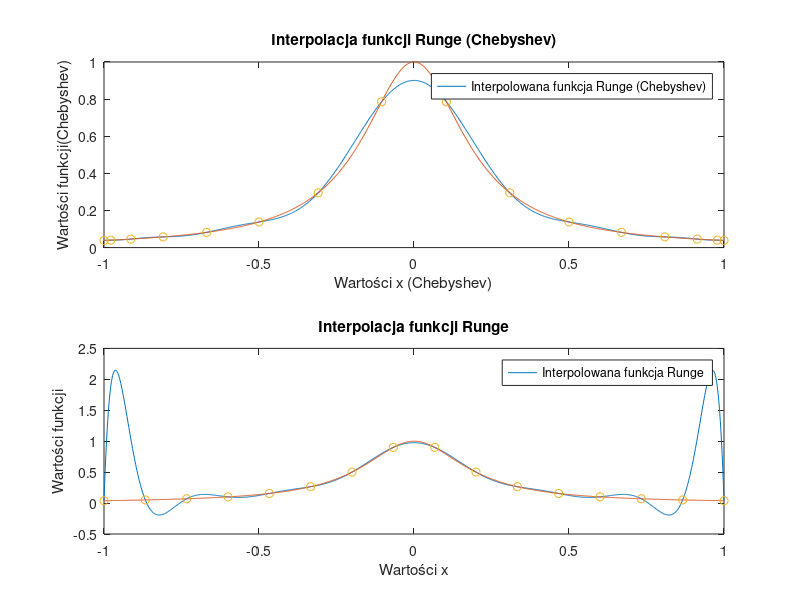

The MATLAB script that drew this image:
function [nodes_Chebyshev, V, V2, original_Runge, interpolated_Runge, interpolated_Runge_Chebyshev] = zadanie2()
% nodes_Chebyshev - wektor wierszowy zawierający N=16 węzłów Czebyszewa drugiego rodzaju
% V - macierz Vandermonde obliczona dla 16 węzłów interpolacji rozmieszczonych równomiernie w przedziale [-1,1]
% V2 - macierz Vandermonde obliczona dla węzłów interpolacji zdefiniowanych w wektorze nodes_Chebyshev
% original_Runge - wektor wierszowy zawierający wartości funkcji Runge dla wektora x_fine=linspace(-1, 1, 1000)
% interpolated_Runge - wektor wierszowy wartości funkcji interpolującej określonej dla równomiernie rozmieszczonych węzłów interpolacji
% interpolated_Runge_Chebyshev - wektor wierszowy wartości funkcji interpolującej wyznaczonej
%       przy zastosowaniu 16 węzłów Czebyszewa zawartych w nodes_Chebyshev 
    N = 16;
    x_fine = linspace(-1, 1, 1000);
    nodes_Chebyshev = get_Chebyshev_nodes(N);
    x1 = linspace(-1,1,N);
    V = vandermonde_matrix(N, x1);
    V2 = vandermonde_matrix(N, nodes_Chebyshev);
    original_Runge = 1 ./ (1 + 25 * x_fine.^2);
    interpolated_Runge = [];
    interpolated_Runge_Chebyshev = [];

    x = nodes_Chebyshev; % węzły interpolacji
    y = 1 ./ (1 + 25 * x.^2); % wartości funkcji interpolowanej w węzłach interpolacji
    c_runge = V2 \ y'; % współczynniki wielomianu interpolującego
    interpolated_Runge_Chebyshev = polyval(flipud(c_runge), x_fine); % interpolacja, flipud odwraca kolejność wierszy, bo polyval bierze od największych potęg
    figure;
    subplot(2,1,1)
    plot(x_fine, interpolated_Runge_Chebyshev);
    hold on
    plot(x_fine, original_Runge);
    plot(x, y, 'o');
    xlabel('Wartości x (Chebyshev)');
    ylabel('Wartości funkcji(Chebyshev)');
    title('Interpolacja funkcji Runge (Chebyshev)');
    legend('Interpolowana funkcja Runge (Chebyshev)');
    hold off

    x = linspace(-1,1,N);
    y = 1 ./ (1 + 25 * x.^2);
    c_runge = V \ y';
    interpolated_Runge = polyval(flipud(c_runge), x_fine); 
    subplot(2,1,2)
    plot(x_fine, interpolated_Runge);
    hold on
    plot(x_fine, original_Runge)
    plot(x, y, 'o');
    xlabel('Wartości x');
    ylabel('Wartości funkcji');
    title('Interpolacja funkcji Runge');
    legend('Interpolowana funkcja Runge');
    hold off
    
    saveas(gcf, 'zadanie2.png');
end

function nodes = get_Chebyshev_nodes(N)
    % oblicza N węzłów Czebyszewa drugiego rodzaju
    k = 0:N-1;
    nodes = cos(k * pi / (N - 1));
end

function V = vandermonde_matrix(N, x)
    % Generuje macierz Vandermonde dla N równomiernie rozmieszczonych w przedziale [-1, 1] węzłów interpolacji
    V = ones(N,N);
    for i = 1:N
        V(:,i) = x.^(i-1); % wypełnienie kolumn macierzy 
    end
end